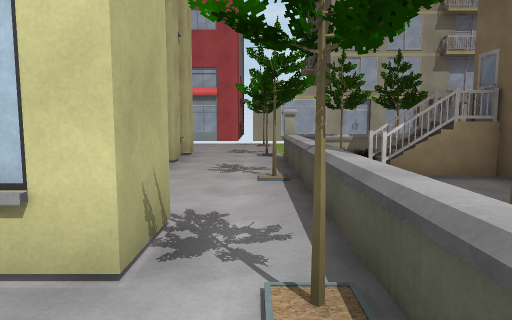
view 1 (above)

21 first-person views from a walk through a scene from a Unity 3-D project. The camera is 1.5 m above the floor, tilts 6° down and sees 70° across. The floor is counted in squares, 2 m on a side. Each view is taken from the middle of a square. On the plan, view 1 faces up. The plan holds only what a view shows up to about 11 squares ahead; the rest is blank. The place goes on beyond the plan. The player is left out. Some animated figures are left out. Some surface patterns are stand-ins.

view 2
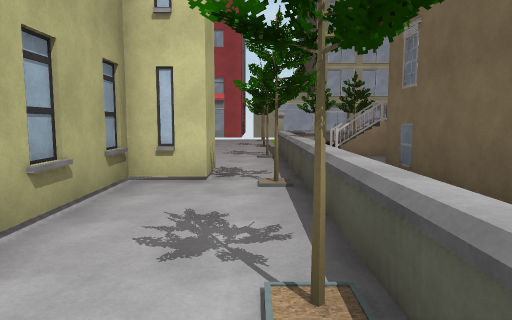

view 3
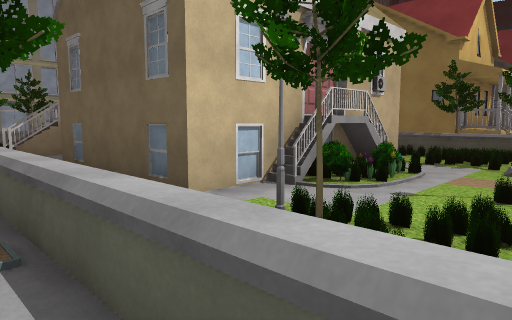

view 4
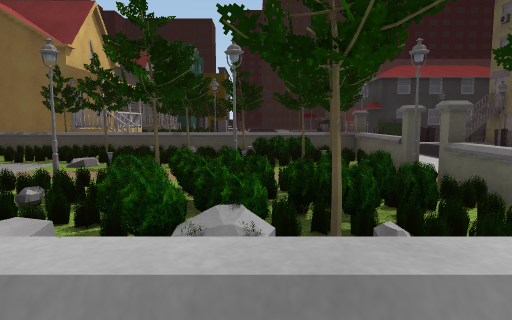

view 5
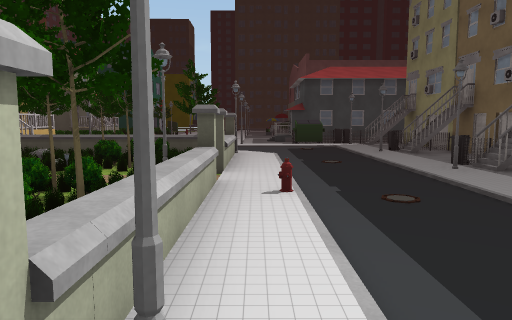

view 6
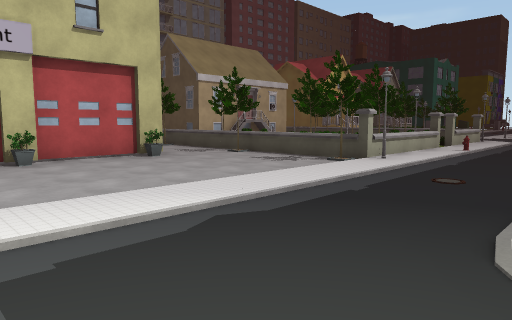

view 7
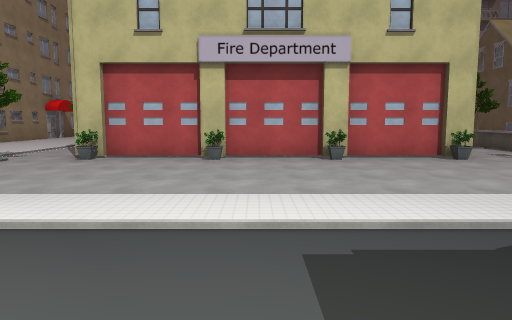

view 8
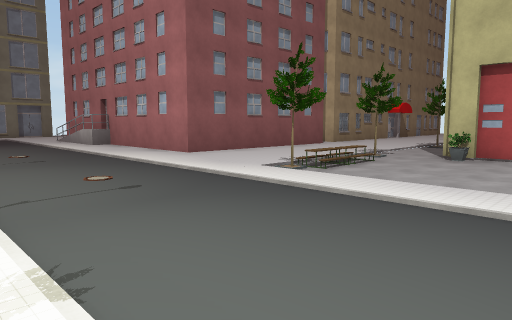

view 9
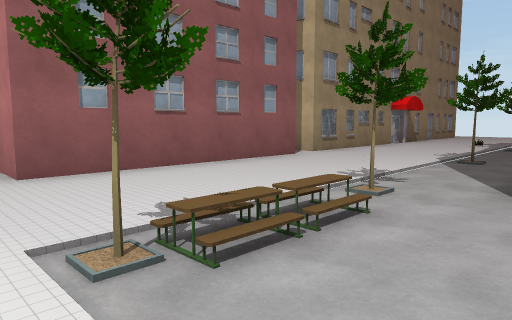

view 10
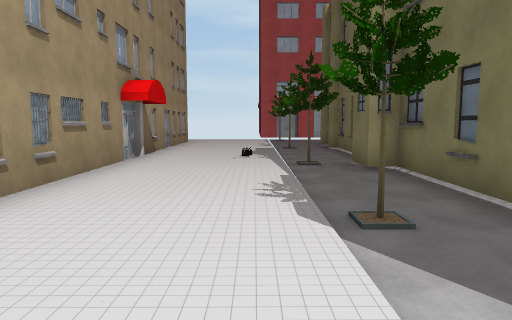

view 11
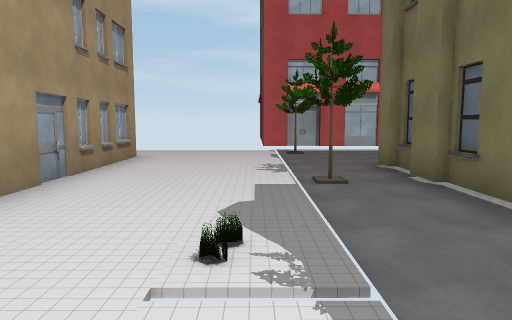

view 12
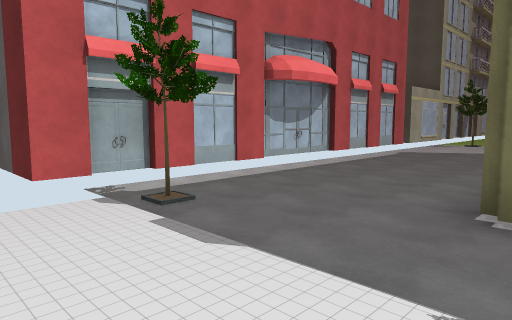

view 13
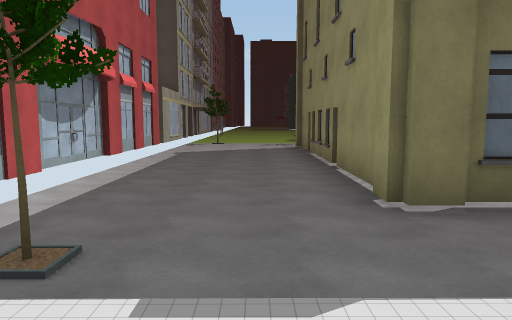

view 14
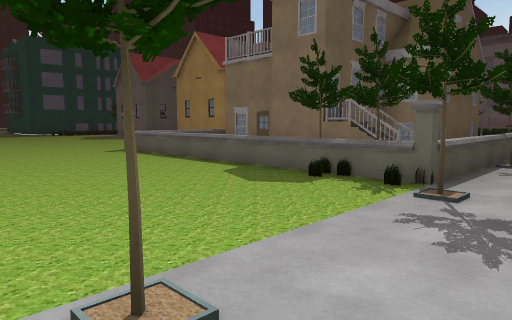

view 15
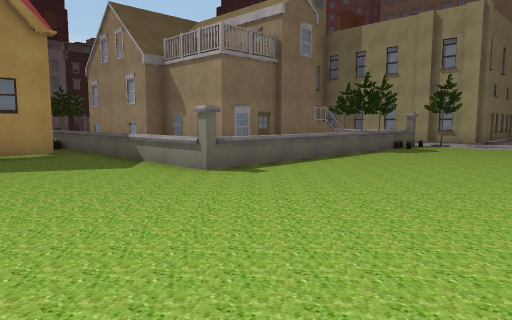

view 16
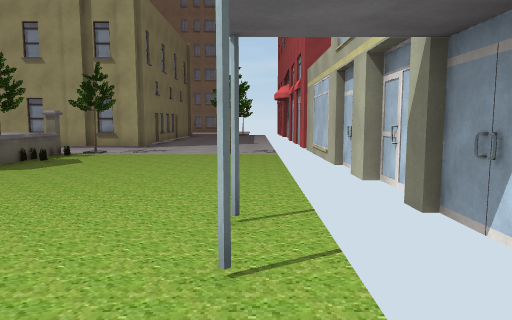

view 17
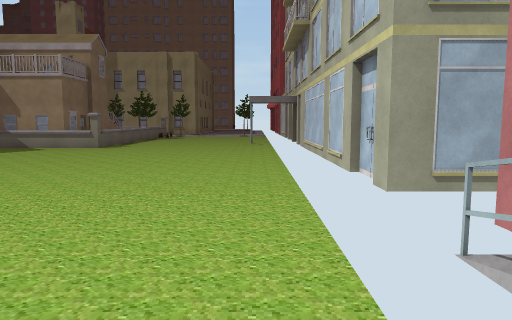

view 18
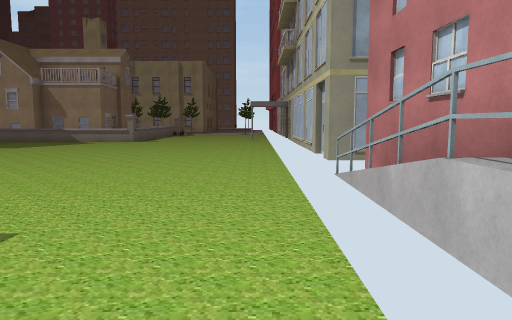

view 19
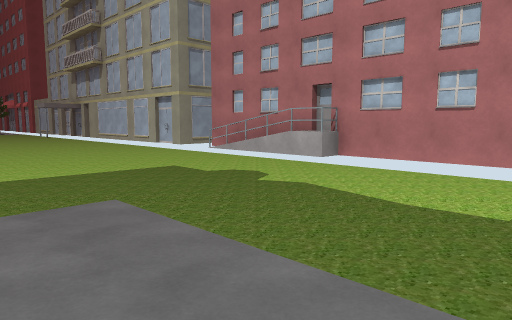

view 20
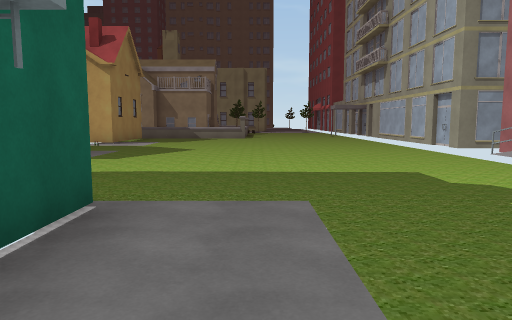

view 21
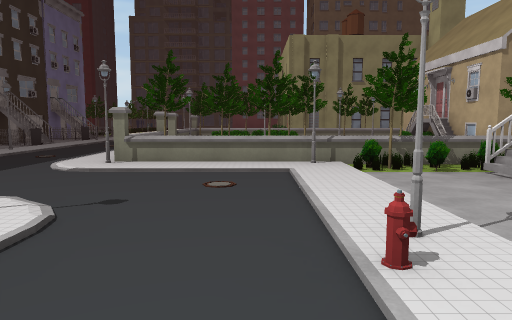

### Floor plan
Key: @ floor where view 1 was taken; # wall or solid block; . floor; / step, stairs or slope; = window, fence, low wall or low ledge; ^ raised ledge; O other object.
Columns run from 18 left of view 1 to 25 right of it. Each row starts with its distance up from view 1.
 15       O
 14       O          O     #        ## OOOOOOOO
 13       OOOOOOOOOOOO################ OOOOO
 12        .................##.................
 11    ....O..........O........................
 10    .........................................
  9    #........................................
  8    #.....########..O=.......................
  7    #...O.#      #..OOO^^^^^.................
  6    #.....#      #..^OO#OO ^.............#O
  5    #.....#      #.O^OO###O^.... ......
  4    #.....        ..^..   O^...  ....
  3    #...O#        ..^.#   #^.#
  2    #....##      ##.^     #^.O
  1    #.....#      #.O^     #^.OO
  0    #.....#      #.@^      ^.OO
 -1    #...O.#      #..^.. O .^OOOO
 -2    ......        .O^OOOOO.^OOOO
 -3     .....        ..O...O/OOO..
 -4    #.....########..^.#O../^OO...
 -5    #...O.....##...O^OOO.O/OO..OO.
 -6    #...O...........OOOO./OO.......
 -7    #...O...........^OOO.OOO......
 -8  .##...O..........O^O^O.#OO.....
 -9 ...................O..O....O..
-10 ..............................
-11 ..............................
-12    ........ ....      ..O..O..
-13         ....            #O.#

Where each view was taken, in squares from view 1:
view 1: 0 up, 0 right, facing up
view 2: 3 down, 0 right, facing up
view 3: 4 down, 0 right, facing up-right
view 4: 6 down, 0 right, facing right
view 5: 9 down, 0 right, facing right
view 6: 12 down, 6 left, facing up-right
view 7: 12 down, 6 left, facing up
view 8: 13 down, 7 left, facing up-left
view 9: 9 down, 9 left, facing up-left
view 10: 4 down, 12 left, facing up
view 11: 2 up, 12 left, facing up
view 12: 8 up, 13 left, facing up-right
view 13: 10 up, 13 left, facing right
view 14: 12 up, 1 left, facing down-right
view 15: 12 up, 12 right, facing down-left
view 16: 12 up, 9 right, facing left
view 17: 12 up, 19 right, facing left
view 18: 12 up, 22 right, facing left
view 19: 7 up, 25 right, facing up-left
view 20: 8 up, 25 right, facing left
view 21: 6 down, 15 right, facing left
